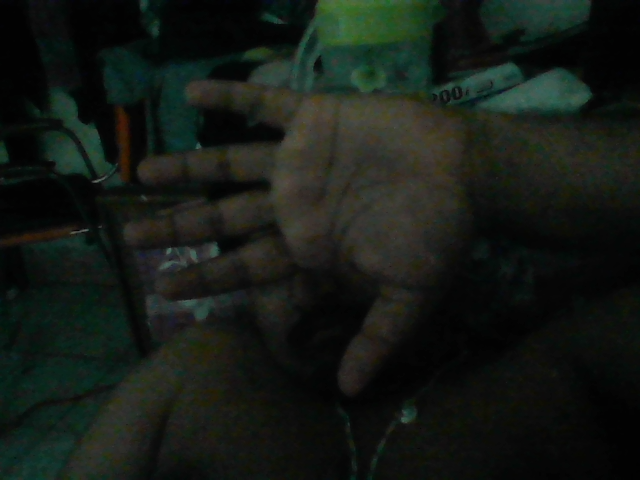
#> input picture backend/palm_images/palm_1770233777418.png, 640 x 480 px
$ python -i palm_cv.py   (imports and definitions only)   (older library calls are emulated)
#> lines starting #> are read from the running program, lines starting #| are printed output that depends on the picture
#> further down, picture is the input picture: shape (480, 640, 3); mean B, G, R 21.1, 26.7, 20.9
from __future__ import annotations

from dataclasses import dataclass
from typing import Any, Optional
import os
import threading
import time


@dataclass(frozen=True)
class PalmCvResult:
    status: str
    features: dict[str, Any]
    traits: list[str]
    overlay_jpeg_bytes: Optional[bytes] = None


@dataclass(frozen=True)
class FrameQualityResult:
    status: str
    message: str
    metrics: dict[str, Any]


_mp = None

_landmarker_image_lock = threading.Lock()
_landmarker_image = None
_landmarker_video_lock = threading.Lock()
_landmarker_video = None

_MODEL_URL = "https://storage.googleapis.com/mediapipe-models/hand_landmarker/hand_landmarker/float16/1/hand_landmarker.task"


def _lazy_import_cv():
    import numpy as np  # type: ignore
    import cv2  # type: ignore

    return np, cv2


# [121 lines left out: functions _lazy_import_mediapipe, _ensure_hand_landmarker_model, _get_hand_landmarker_image, _get_hand_landmarker_video, _decode_bgr, _compute_quality_metrics, not called in this run]


def _auto_enhance_bgr(bgr_img):
    """Simple lighting normalization: histogram equalization on L channel in LAB."""
    _, cv2 = _lazy_import_cv()
    lab = cv2.cvtColor(bgr_img, cv2.COLOR_BGR2LAB)
#> lab: shape (480, 640, 3); mean of channels 0, 1, 2 24.5, 124.6, 130.8
    l, a, b = cv2.split(lab)
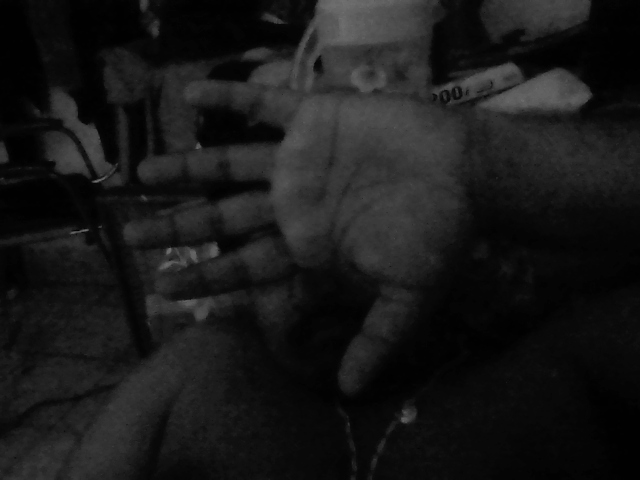
#> l: shape (480, 640); min 1, max 113, mean 24.5
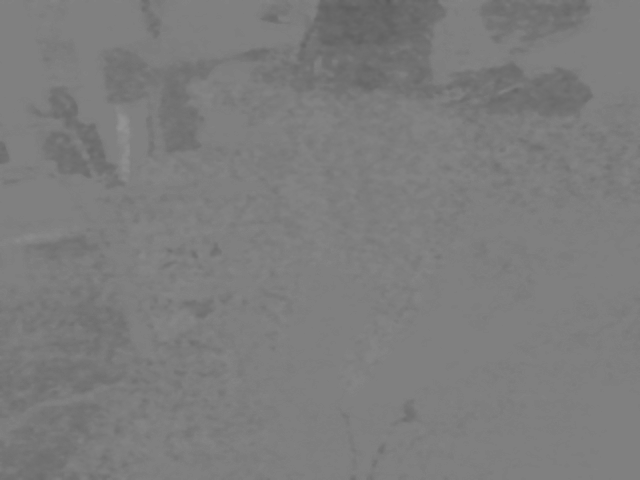
#> a: shape (480, 640); min 91, max 147, mean 124.6
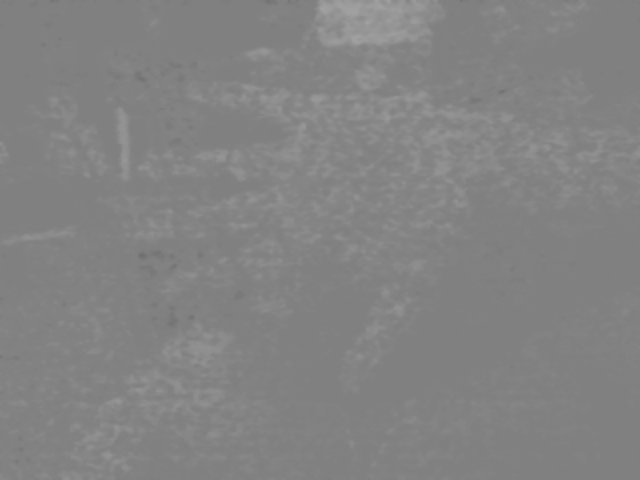
#> b: shape (480, 640); min 110, max 161, mean 130.8
    l = cv2.equalizeHist(l)
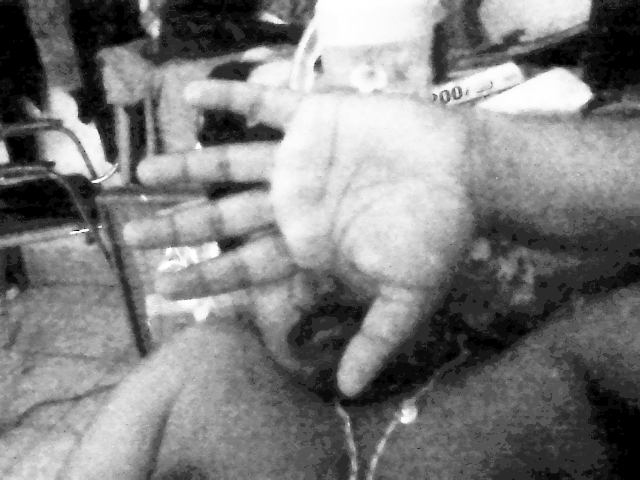
#> l: shape (480, 640); min 0, max 255, mean 126.5
    merged = cv2.merge((l, a, b))
#> merged: shape (480, 640, 3); mean of channels 0, 1, 2 126.5, 124.6, 130.8
    return cv2.cvtColor(merged, cv2.COLOR_LAB2BGR)
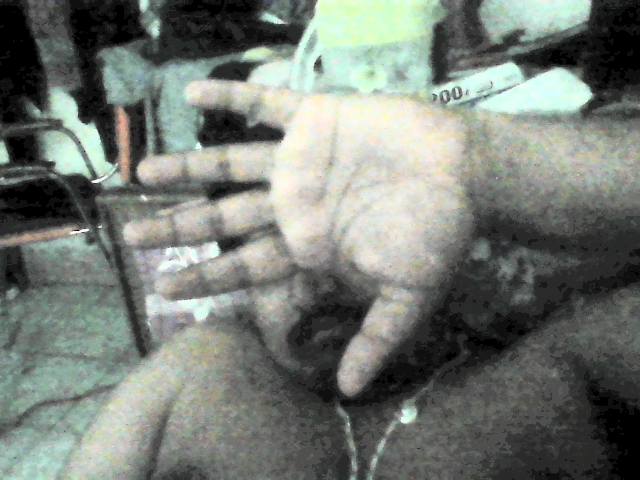
#> returned value: shape (480, 640, 3); mean B, G, R 116.6, 123.3, 117.3


# [357 lines left out: functions assess_frame_quality, detect_hand_live, _landmark_bbox, _extract_geometric_features, _traits_from_features, analyze_palm_image, not called in this run]

>>> import cv2
>>> picture = cv2.imread('palm_images/palm_1770233777418.png')
>>> result = _auto_enhance_bgr(picture)
